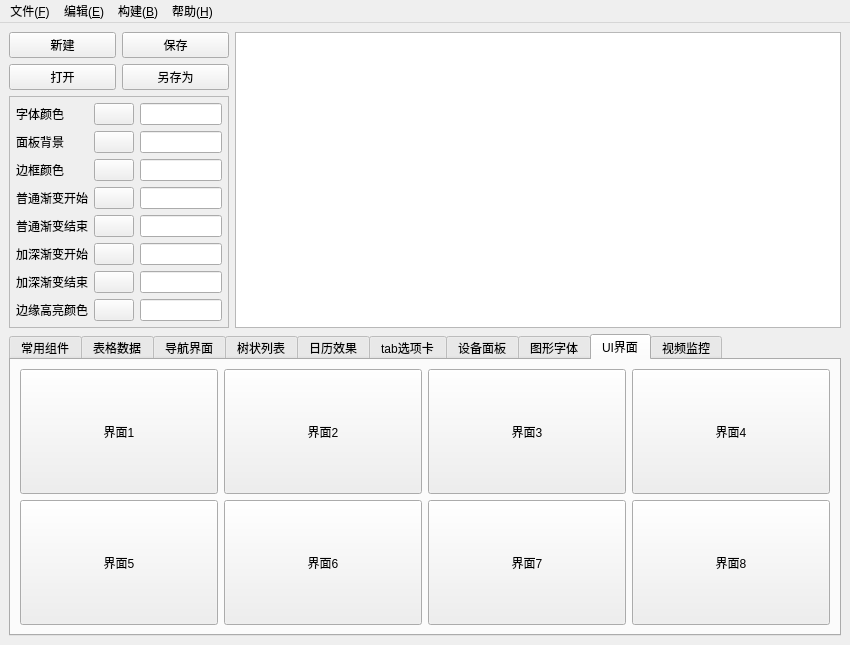
<?xml version="1.0" encoding="UTF-8"?>
<ui version="4.0">
 <class>QUICreator</class>
 <widget class="QMainWindow" name="QUICreator">
  <property name="geometry">
   <rect>
    <x>0</x>
    <y>0</y>
    <width>850</width>
    <height>626</height>
   </rect>
  </property>
  <property name="windowTitle">
   <string>MainWindow</string>
  </property>
  <widget class="QWidget" name="centralwidget">
   <layout class="QGridLayout" name="gridLayout_7">
    <item row="0" column="0">
     <layout class="QGridLayout" name="gridLayout">
      <item row="0" column="0">
       <widget class="QPushButton" name="btnNew">
        <property name="text">
         <string>新建</string>
        </property>
       </widget>
      </item>
      <item row="0" column="1">
       <widget class="QPushButton" name="btnSave">
        <property name="text">
         <string>保存</string>
        </property>
       </widget>
      </item>
      <item row="1" column="0">
       <widget class="QPushButton" name="btnOpen">
        <property name="text">
         <string>打开</string>
        </property>
       </widget>
      </item>
      <item row="1" column="1">
       <widget class="QPushButton" name="btnSaveOther">
        <property name="text">
         <string>另存为</string>
        </property>
       </widget>
      </item>
     </layout>
    </item>
    <item row="0" column="1" rowspan="2">
     <widget class="QTextEdit" name="txtMain"/>
    </item>
    <item row="1" column="0">
     <widget class="QFrame" name="frameColor">
      <property name="sizePolicy">
       <sizepolicy hsizetype="Fixed" vsizetype="Preferred">
        <horstretch>0</horstretch>
        <verstretch>0</verstretch>
       </sizepolicy>
      </property>
      <property name="minimumSize">
       <size>
        <width>220</width>
        <height>0</height>
       </size>
      </property>
      <property name="maximumSize">
       <size>
        <width>220</width>
        <height>16777215</height>
       </size>
      </property>
      <property name="frameShape">
       <enum>QFrame::StyledPanel</enum>
      </property>
      <property name="frameShadow">
       <enum>QFrame::Raised</enum>
      </property>
      <layout class="QGridLayout" name="gridLayout_3">
       <property name="leftMargin">
        <number>6</number>
       </property>
       <property name="topMargin">
        <number>6</number>
       </property>
       <property name="rightMargin">
        <number>6</number>
       </property>
       <property name="bottomMargin">
        <number>6</number>
       </property>
       <item row="0" column="0">
        <widget class="QLabel" name="labTextColor">
         <property name="text">
          <string>字体颜色</string>
         </property>
        </widget>
       </item>
       <item row="0" column="1">
        <widget class="QPushButton" name="btnTextColor">
         <property name="text">
          <string/>
         </property>
        </widget>
       </item>
       <item row="0" column="2">
        <widget class="QLineEdit" name="txtTextColor"/>
       </item>
       <item row="1" column="0">
        <widget class="QLabel" name="labPanelColor">
         <property name="text">
          <string>面板背景</string>
         </property>
        </widget>
       </item>
       <item row="1" column="1">
        <widget class="QPushButton" name="btnPanelColor">
         <property name="text">
          <string/>
         </property>
        </widget>
       </item>
       <item row="1" column="2">
        <widget class="QLineEdit" name="txtPanelColor"/>
       </item>
       <item row="2" column="0">
        <widget class="QLabel" name="labBorderColor">
         <property name="text">
          <string>边框颜色</string>
         </property>
        </widget>
       </item>
       <item row="2" column="1">
        <widget class="QPushButton" name="btnBorderColor">
         <property name="text">
          <string/>
         </property>
        </widget>
       </item>
       <item row="2" column="2">
        <widget class="QLineEdit" name="txtBorderColor"/>
       </item>
       <item row="3" column="0">
        <widget class="QLabel" name="labNormalColorStart">
         <property name="text">
          <string>普通渐变开始</string>
         </property>
        </widget>
       </item>
       <item row="3" column="1">
        <widget class="QPushButton" name="btnNormalColorStart">
         <property name="text">
          <string/>
         </property>
        </widget>
       </item>
       <item row="3" column="2">
        <widget class="QLineEdit" name="txtNormalColorStart"/>
       </item>
       <item row="4" column="0">
        <widget class="QLabel" name="labNormalColorEnd">
         <property name="text">
          <string>普通渐变结束</string>
         </property>
        </widget>
       </item>
       <item row="4" column="1">
        <widget class="QPushButton" name="btnNormalColorEnd">
         <property name="text">
          <string/>
         </property>
        </widget>
       </item>
       <item row="4" column="2">
        <widget class="QLineEdit" name="txtNormalColorEnd"/>
       </item>
       <item row="5" column="0">
        <widget class="QLabel" name="labDarkColorStart">
         <property name="text">
          <string>加深渐变开始</string>
         </property>
        </widget>
       </item>
       <item row="5" column="1">
        <widget class="QPushButton" name="btnDarkColorStart">
         <property name="text">
          <string/>
         </property>
        </widget>
       </item>
       <item row="5" column="2">
        <widget class="QLineEdit" name="txtDarkColorStart"/>
       </item>
       <item row="6" column="0">
        <widget class="QLabel" name="labDarkColorEnd">
         <property name="text">
          <string>加深渐变结束</string>
         </property>
        </widget>
       </item>
       <item row="6" column="1">
        <widget class="QPushButton" name="btnDarkColorEnd">
         <property name="text">
          <string/>
         </property>
        </widget>
       </item>
       <item row="6" column="2">
        <widget class="QLineEdit" name="txtDarkColorEnd"/>
       </item>
       <item row="7" column="0">
        <widget class="QLabel" name="labHighColor">
         <property name="text">
          <string>边缘高亮颜色</string>
         </property>
        </widget>
       </item>
       <item row="7" column="1">
        <widget class="QPushButton" name="btnHighColor">
         <property name="text">
          <string/>
         </property>
        </widget>
       </item>
       <item row="7" column="2">
        <widget class="QLineEdit" name="txtHighColor"/>
       </item>
      </layout>
     </widget>
    </item>
    <item row="2" column="0" colspan="2">
     <widget class="QTabWidget" name="tabWidget">
      <property name="currentIndex">
       <number>8</number>
      </property>
      <widget class="QWidget" name="tab1">
       <attribute name="title">
        <string>常用组件</string>
       </attribute>
       <layout class="QVBoxLayout" name="verticalLayout">
        <item>
         <widget class="QGroupBox" name="groupBox">
          <property name="styleSheet">
           <string notr="true"/>
          </property>
          <property name="title">
           <string>分组框</string>
          </property>
          <property name="checkable">
           <bool>true</bool>
          </property>
          <layout class="QGridLayout" name="gridLayout_2">
           <item row="0" column="0">
            <widget class="QLabel" name="lab">
             <property name="text">
              <string>飞扬青云</string>
             </property>
             <property name="alignment">
              <set>Qt::AlignCenter</set>
             </property>
            </widget>
           </item>
           <item row="0" column="1" colspan="6">
            <widget class="QLineEdit" name="lineEdit">
             <property name="text">
              <string>拿人钱财替人消灾,人生江湖如此,程序江湖亦如此.</string>
             </property>
            </widget>
           </item>
           <item row="1" column="0">
            <widget class="QRadioButton" name="rbtn1">
             <property name="text">
              <string>单选框1</string>
             </property>
            </widget>
           </item>
           <item row="1" column="1">
            <widget class="QRadioButton" name="rbtn2">
             <property name="text">
              <string>单选框2</string>
             </property>
            </widget>
           </item>
           <item row="1" column="2">
            <widget class="QCheckBox" name="ck1">
             <property name="text">
              <string>复选框1</string>
             </property>
            </widget>
           </item>
           <item row="1" column="3">
            <widget class="QCheckBox" name="ck2">
             <property name="text">
              <string>复选框2</string>
             </property>
             <property name="checked">
              <bool>false</bool>
             </property>
            </widget>
           </item>
           <item row="1" column="4">
            <widget class="QCheckBox" name="ck3">
             <property name="text">
              <string>复选框3</string>
             </property>
            </widget>
           </item>
           <item row="1" column="5">
            <widget class="QComboBox" name="cbox1">
             <property name="maximumSize">
              <size>
               <width>16777215</width>
               <height>28</height>
              </size>
             </property>
            </widget>
           </item>
           <item row="1" column="6">
            <widget class="QComboBox" name="cbox2">
             <property name="maximumSize">
              <size>
               <width>16777215</width>
               <height>28</height>
              </size>
             </property>
            </widget>
           </item>
           <item row="2" column="0">
            <widget class="QPushButton" name="btnInfo">
             <property name="text">
              <string>信息框</string>
             </property>
            </widget>
           </item>
           <item row="2" column="1">
            <widget class="QPushButton" name="btnQuestion">
             <property name="text">
              <string>提示框</string>
             </property>
            </widget>
           </item>
           <item row="2" column="2">
            <widget class="QPushButton" name="btnError">
             <property name="text">
              <string>错误框</string>
             </property>
            </widget>
           </item>
           <item row="2" column="3">
            <widget class="QPushButton" name="btnInput">
             <property name="text">
              <string>标准输入框</string>
             </property>
            </widget>
           </item>
           <item row="2" column="4">
            <widget class="QPushButton" name="btnInputPwd">
             <property name="text">
              <string>密码输入框</string>
             </property>
            </widget>
           </item>
           <item row="2" column="5">
            <widget class="QPushButton" name="btnInputcbox">
             <property name="text">
              <string>下拉输入框</string>
             </property>
            </widget>
           </item>
           <item row="2" column="6">
            <widget class="QPushButton" name="btnWidget">
             <property name="text">
              <string>新窗体</string>
             </property>
            </widget>
           </item>
           <item row="3" column="0">
            <widget class="QSpinBox" name="spinBox"/>
           </item>
           <item row="3" column="1">
            <widget class="QDoubleSpinBox" name="doubleSpinBox"/>
           </item>
           <item row="3" column="2">
            <widget class="QTimeEdit" name="timeEdit"/>
           </item>
           <item row="3" column="3" colspan="2">
            <widget class="QDateEdit" name="dateEdit">
             <property name="calendarPopup">
              <bool>true</bool>
             </property>
            </widget>
           </item>
           <item row="3" column="5" colspan="2">
            <widget class="QDateTimeEdit" name="dateTimeEdit">
             <property name="calendarPopup">
              <bool>true</bool>
             </property>
            </widget>
           </item>
           <item row="4" column="0" colspan="3">
            <widget class="QSlider" name="horizontalSlider">
             <property name="maximum">
              <number>100</number>
             </property>
             <property name="orientation">
              <enum>Qt::Horizontal</enum>
             </property>
            </widget>
           </item>
           <item row="4" column="3" colspan="4">
            <widget class="QProgressBar" name="progressBar">
             <property name="maximumSize">
              <size>
               <width>16777215</width>
               <height>18</height>
              </size>
             </property>
            </widget>
           </item>
           <item row="5" column="0" colspan="7">
            <widget class="QPlainTextEdit" name="plainTextEdit">
             <property name="plainText">
              <string>每个人心中都有一段鲜不为人知的故事，
如果不是某一天，
某个不经意的回头一瞥，
那段往事，
就只能永远埋在记忆的最深处，
那是回忆的尽头，
可就无法避免那一触，
无论你在上面用怎样淤厚的冷漠层层包裹，
却总在瞬间崩溃。</string>
             </property>
            </widget>
           </item>
          </layout>
         </widget>
        </item>
       </layout>
      </widget>
      <widget class="QWidget" name="tab2">
       <attribute name="title">
        <string>表格数据</string>
       </attribute>
       <layout class="QHBoxLayout" name="horizontalLayout">
        <item>
         <widget class="QTableWidget" name="tableWidget"/>
        </item>
       </layout>
      </widget>
      <widget class="QWidget" name="tab3">
       <attribute name="title">
        <string>导航界面</string>
       </attribute>
       <layout class="QHBoxLayout" name="horizontalLayout_7">
        <item>
         <widget class="QWidget" name="widgetLeft" native="true">
          <property name="minimumSize">
           <size>
            <width>80</width>
            <height>0</height>
           </size>
          </property>
          <layout class="QVBoxLayout" name="verticalLayout_2">
           <property name="spacing">
            <number>0</number>
           </property>
           <property name="leftMargin">
            <number>0</number>
           </property>
           <property name="topMargin">
            <number>0</number>
           </property>
           <property name="rightMargin">
            <number>0</number>
           </property>
           <property name="bottomMargin">
            <number>0</number>
           </property>
           <item>
            <widget class="QPushButton" name="btn1">
             <property name="text">
              <string>菜单1</string>
             </property>
             <property name="checked">
              <bool>false</bool>
             </property>
            </widget>
           </item>
           <item>
            <widget class="QPushButton" name="btn2">
             <property name="text">
              <string>菜单2</string>
             </property>
            </widget>
           </item>
           <item>
            <widget class="QPushButton" name="btn3">
             <property name="text">
              <string>菜单3</string>
             </property>
            </widget>
           </item>
           <item>
            <spacer name="verticalSpacer">
             <property name="orientation">
              <enum>Qt::Vertical</enum>
             </property>
             <property name="sizeHint" stdset="0">
              <size>
               <width>20</width>
               <height>222</height>
              </size>
             </property>
            </spacer>
           </item>
          </layout>
         </widget>
        </item>
        <item>
         <widget class="QStackedWidget" name="stackedWidget">
          <property name="currentIndex">
           <number>0</number>
          </property>
          <widget class="QWidget" name="page1">
           <layout class="QVBoxLayout" name="verticalLayout_4">
            <item>
             <widget class="QWidget" name="widgetTop" native="true">
              <layout class="QHBoxLayout" name="horizontalLayout_2">
               <property name="spacing">
                <number>0</number>
               </property>
               <property name="leftMargin">
                <number>0</number>
               </property>
               <property name="topMargin">
                <number>0</number>
               </property>
               <property name="rightMargin">
                <number>0</number>
               </property>
               <property name="bottomMargin">
                <number>0</number>
               </property>
               <item>
                <widget class="QToolButton" name="tbtn1">
                 <property name="sizePolicy">
                  <sizepolicy hsizetype="Expanding" vsizetype="Expanding">
                   <horstretch>0</horstretch>
                   <verstretch>0</verstretch>
                  </sizepolicy>
                 </property>
                 <property name="text">
                  <string>主界面</string>
                 </property>
                </widget>
               </item>
               <item>
                <widget class="QToolButton" name="tbtn2">
                 <property name="sizePolicy">
                  <sizepolicy hsizetype="Expanding" vsizetype="Expanding">
                   <horstretch>0</horstretch>
                   <verstretch>0</verstretch>
                  </sizepolicy>
                 </property>
                 <property name="text">
                  <string>警情查询</string>
                 </property>
                </widget>
               </item>
               <item>
                <widget class="QToolButton" name="tbtn3">
                 <property name="sizePolicy">
                  <sizepolicy hsizetype="Expanding" vsizetype="Expanding">
                   <horstretch>0</horstretch>
                   <verstretch>0</verstretch>
                  </sizepolicy>
                 </property>
                 <property name="text">
                  <string>系统设置</string>
                 </property>
                </widget>
               </item>
              </layout>
             </widget>
            </item>
            <item>
             <widget class="QWidget" name="widget" native="true">
              <property name="sizePolicy">
               <sizepolicy hsizetype="Preferred" vsizetype="Expanding">
                <horstretch>0</horstretch>
                <verstretch>0</verstretch>
               </sizepolicy>
              </property>
             </widget>
            </item>
            <item>
             <widget class="QWidget" name="widgetBottom" native="true">
              <property name="maximumSize">
               <size>
                <width>16777215</width>
                <height>30</height>
               </size>
              </property>
              <layout class="QHBoxLayout" name="horizontalLayout_3">
               <item>
                <widget class="QLabel" name="lab1">
                 <property name="text">
                  <string>欢迎使用软件</string>
                 </property>
                </widget>
               </item>
               <item>
                <widget class="Line" name="line1">
                 <property name="maximumSize">
                  <size>
                   <width>1</width>
                   <height>16777215</height>
                  </size>
                 </property>
                 <property name="orientation">
                  <enum>Qt::Vertical</enum>
                 </property>
                </widget>
               </item>
               <item>
                <widget class="QLabel" name="lab2">
                 <property name="text">
                  <string>当前用户【admin】</string>
                 </property>
                </widget>
               </item>
               <item>
                <widget class="Line" name="line2">
                 <property name="maximumSize">
                  <size>
                   <width>1</width>
                   <height>16777215</height>
                  </size>
                 </property>
                 <property name="orientation">
                  <enum>Qt::Vertical</enum>
                 </property>
                </widget>
               </item>
               <item>
                <widget class="QLabel" name="lab3">
                 <property name="text">
                  <string>已运行: 0天0时0分0秒</string>
                 </property>
                </widget>
               </item>
               <item>
                <widget class="Line" name="line3">
                 <property name="maximumSize">
                  <size>
                   <width>1</width>
                   <height>16777215</height>
                  </size>
                 </property>
                 <property name="orientation">
                  <enum>Qt::Vertical</enum>
                 </property>
                </widget>
               </item>
               <item>
                <widget class="QLabel" name="lab4">
                 <property name="sizePolicy">
                  <sizepolicy hsizetype="Expanding" vsizetype="Preferred">
                   <horstretch>0</horstretch>
                   <verstretch>0</verstretch>
                  </sizepolicy>
                 </property>
                 <property name="text">
                  <string>当前时间: 2017年12月1日 12:00:00</string>
                 </property>
                </widget>
               </item>
              </layout>
             </widget>
            </item>
           </layout>
          </widget>
          <widget class="QWidget" name="page2"/>
          <widget class="QWidget" name="page3"/>
         </widget>
        </item>
        <item>
         <widget class="QSlider" name="verticalSlider">
          <property name="orientation">
           <enum>Qt::Vertical</enum>
          </property>
         </widget>
        </item>
        <item>
         <widget class="QScrollBar" name="verticalScrollBar">
          <property name="orientation">
           <enum>Qt::Vertical</enum>
          </property>
         </widget>
        </item>
       </layout>
      </widget>
      <widget class="QWidget" name="tab4">
       <attribute name="title">
        <string>树状列表</string>
       </attribute>
       <layout class="QHBoxLayout" name="horizontalLayout_4">
        <item>
         <widget class="QTreeWidget" name="treeWidget">
          <column>
           <property name="text">
            <string notr="true">1</string>
           </property>
          </column>
         </widget>
        </item>
        <item>
         <widget class="QListWidget" name="listWidget"/>
        </item>
       </layout>
      </widget>
      <widget class="QWidget" name="tab5">
       <attribute name="title">
        <string>日历效果</string>
       </attribute>
       <layout class="QHBoxLayout" name="horizontalLayout_5">
        <item>
         <widget class="QCalendarWidget" name="calendarWidget1"/>
        </item>
        <item>
         <widget class="QCalendarWidget" name="calendarWidget2">
          <property name="gridVisible">
           <bool>true</bool>
          </property>
         </widget>
        </item>
       </layout>
      </widget>
      <widget class="QWidget" name="tab6">
       <attribute name="title">
        <string>tab选项卡</string>
       </attribute>
       <layout class="QHBoxLayout" name="horizontalLayout_6">
        <item>
         <widget class="QTabWidget" name="tabWidget_2">
          <property name="tabPosition">
           <enum>QTabWidget::West</enum>
          </property>
          <property name="currentIndex">
           <number>2</number>
          </property>
          <widget class="QWidget" name="tab">
           <attribute name="title">
            <string>效果预览</string>
           </attribute>
          </widget>
          <widget class="QWidget" name="tab_7">
           <attribute name="title">
            <string>效果预览</string>
           </attribute>
          </widget>
          <widget class="QWidget" name="tab_2">
           <attribute name="title">
            <string>效果预览</string>
           </attribute>
          </widget>
         </widget>
        </item>
        <item>
         <widget class="QTabWidget" name="tabWidget_3">
          <property name="tabPosition">
           <enum>QTabWidget::South</enum>
          </property>
          <property name="currentIndex">
           <number>0</number>
          </property>
          <widget class="QWidget" name="tab_3">
           <attribute name="title">
            <string>效果预览</string>
           </attribute>
          </widget>
          <widget class="QWidget" name="tab_8">
           <attribute name="title">
            <string>效果预览</string>
           </attribute>
          </widget>
          <widget class="QWidget" name="tab_4">
           <attribute name="title">
            <string>效果预览</string>
           </attribute>
          </widget>
         </widget>
        </item>
        <item>
         <widget class="QTabWidget" name="tabWidget_4">
          <property name="tabPosition">
           <enum>QTabWidget::East</enum>
          </property>
          <property name="currentIndex">
           <number>2</number>
          </property>
          <widget class="QWidget" name="tab_5">
           <attribute name="title">
            <string>效果预览</string>
           </attribute>
          </widget>
          <widget class="QWidget" name="tab_9">
           <attribute name="title">
            <string>效果预览</string>
           </attribute>
          </widget>
          <widget class="QWidget" name="tab_6">
           <attribute name="title">
            <string>效果预览</string>
           </attribute>
          </widget>
         </widget>
        </item>
       </layout>
      </widget>
      <widget class="QWidget" name="tab7">
       <attribute name="title">
        <string>设备面板</string>
       </attribute>
       <layout class="QVBoxLayout" name="verticalLayout_3">
        <property name="leftMargin">
         <number>3</number>
        </property>
        <property name="topMargin">
         <number>3</number>
        </property>
        <property name="rightMargin">
         <number>3</number>
        </property>
        <property name="bottomMargin">
         <number>3</number>
        </property>
        <item>
         <widget class="PanelWidget" name="widgetPanel" native="true"/>
        </item>
       </layout>
      </widget>
      <widget class="QWidget" name="tab8">
       <attribute name="title">
        <string>图形字体</string>
       </attribute>
       <layout class="QVBoxLayout" name="verticalLayout_5">
        <property name="leftMargin">
         <number>3</number>
        </property>
        <property name="topMargin">
         <number>3</number>
        </property>
        <property name="rightMargin">
         <number>3</number>
        </property>
        <property name="bottomMargin">
         <number>3</number>
        </property>
        <item>
         <widget class="PanelWidget" name="widgetFontPanel" native="true"/>
        </item>
       </layout>
      </widget>
      <widget class="QWidget" name="tab9">
       <attribute name="title">
        <string>UI界面</string>
       </attribute>
       <layout class="QGridLayout" name="gridLayout_4">
        <item row="0" column="0">
         <widget class="QPushButton" name="btnUIDemo1">
          <property name="sizePolicy">
           <sizepolicy hsizetype="Minimum" vsizetype="Expanding">
            <horstretch>0</horstretch>
            <verstretch>0</verstretch>
           </sizepolicy>
          </property>
          <property name="text">
           <string>界面1</string>
          </property>
         </widget>
        </item>
        <item row="0" column="1">
         <widget class="QPushButton" name="btnUIDemo2">
          <property name="sizePolicy">
           <sizepolicy hsizetype="Minimum" vsizetype="Expanding">
            <horstretch>0</horstretch>
            <verstretch>0</verstretch>
           </sizepolicy>
          </property>
          <property name="text">
           <string>界面2</string>
          </property>
         </widget>
        </item>
        <item row="0" column="2">
         <widget class="QPushButton" name="btnUIDemo3">
          <property name="sizePolicy">
           <sizepolicy hsizetype="Minimum" vsizetype="Expanding">
            <horstretch>0</horstretch>
            <verstretch>0</verstretch>
           </sizepolicy>
          </property>
          <property name="text">
           <string>界面3</string>
          </property>
         </widget>
        </item>
        <item row="0" column="3">
         <widget class="QPushButton" name="btnUIDemo4">
          <property name="sizePolicy">
           <sizepolicy hsizetype="Minimum" vsizetype="Expanding">
            <horstretch>0</horstretch>
            <verstretch>0</verstretch>
           </sizepolicy>
          </property>
          <property name="text">
           <string>界面4</string>
          </property>
         </widget>
        </item>
        <item row="1" column="0">
         <widget class="QPushButton" name="btnUIDemo5">
          <property name="sizePolicy">
           <sizepolicy hsizetype="Minimum" vsizetype="Expanding">
            <horstretch>0</horstretch>
            <verstretch>0</verstretch>
           </sizepolicy>
          </property>
          <property name="text">
           <string>界面5</string>
          </property>
         </widget>
        </item>
        <item row="1" column="1">
         <widget class="QPushButton" name="btnUIDemo6">
          <property name="sizePolicy">
           <sizepolicy hsizetype="Minimum" vsizetype="Expanding">
            <horstretch>0</horstretch>
            <verstretch>0</verstretch>
           </sizepolicy>
          </property>
          <property name="text">
           <string>界面6</string>
          </property>
         </widget>
        </item>
        <item row="1" column="2">
         <widget class="QPushButton" name="btnUIDemo7">
          <property name="sizePolicy">
           <sizepolicy hsizetype="Minimum" vsizetype="Expanding">
            <horstretch>0</horstretch>
            <verstretch>0</verstretch>
           </sizepolicy>
          </property>
          <property name="text">
           <string>界面7</string>
          </property>
         </widget>
        </item>
        <item row="1" column="3">
         <widget class="QPushButton" name="btnUIDemo8">
          <property name="sizePolicy">
           <sizepolicy hsizetype="Minimum" vsizetype="Expanding">
            <horstretch>0</horstretch>
            <verstretch>0</verstretch>
           </sizepolicy>
          </property>
          <property name="text">
           <string>界面8</string>
          </property>
         </widget>
        </item>
       </layout>
      </widget>
      <widget class="QWidget" name="tab10">
       <attribute name="title">
        <string>视频监控</string>
       </attribute>
       <layout class="QVBoxLayout" name="verticalLayout_6">
        <item>
         <widget class="QWidget" name="widgetVideo" native="true">
          <layout class="QGridLayout" name="gridLayout_5">
           <property name="leftMargin">
            <number>0</number>
           </property>
           <property name="topMargin">
            <number>0</number>
           </property>
           <property name="rightMargin">
            <number>0</number>
           </property>
           <property name="bottomMargin">
            <number>0</number>
           </property>
           <item row="0" column="0">
            <widget class="QLabel" name="labCh1">
             <property name="text">
              <string>通道1</string>
             </property>
             <property name="alignment">
              <set>Qt::AlignCenter</set>
             </property>
            </widget>
           </item>
           <item row="0" column="1">
            <widget class="QLabel" name="labCh2">
             <property name="text">
              <string>通道2</string>
             </property>
             <property name="alignment">
              <set>Qt::AlignCenter</set>
             </property>
            </widget>
           </item>
           <item row="0" column="2">
            <widget class="QLabel" name="labCh3">
             <property name="text">
              <string>通道3</string>
             </property>
             <property name="alignment">
              <set>Qt::AlignCenter</set>
             </property>
            </widget>
           </item>
           <item row="0" column="3">
            <widget class="QLabel" name="labCh4">
             <property name="text">
              <string>通道4</string>
             </property>
             <property name="alignment">
              <set>Qt::AlignCenter</set>
             </property>
            </widget>
           </item>
           <item row="0" column="4">
            <widget class="QLabel" name="labCh5">
             <property name="text">
              <string>通道5</string>
             </property>
             <property name="alignment">
              <set>Qt::AlignCenter</set>
             </property>
            </widget>
           </item>
           <item row="1" column="0">
            <widget class="QLabel" name="labCh6">
             <property name="text">
              <string>通道6</string>
             </property>
             <property name="alignment">
              <set>Qt::AlignCenter</set>
             </property>
            </widget>
           </item>
           <item row="1" column="1">
            <widget class="QLabel" name="labCh7">
             <property name="text">
              <string>通道7</string>
             </property>
             <property name="alignment">
              <set>Qt::AlignCenter</set>
             </property>
            </widget>
           </item>
           <item row="1" column="2">
            <widget class="QLabel" name="labCh8">
             <property name="text">
              <string>通道8</string>
             </property>
             <property name="alignment">
              <set>Qt::AlignCenter</set>
             </property>
            </widget>
           </item>
           <item row="1" column="3">
            <widget class="QLabel" name="labCh9">
             <property name="text">
              <string>通道9</string>
             </property>
             <property name="alignment">
              <set>Qt::AlignCenter</set>
             </property>
            </widget>
           </item>
           <item row="1" column="4">
            <widget class="QLabel" name="labCh10">
             <property name="text">
              <string>通道10</string>
             </property>
             <property name="alignment">
              <set>Qt::AlignCenter</set>
             </property>
            </widget>
           </item>
          </layout>
         </widget>
        </item>
       </layout>
      </widget>
     </widget>
    </item>
   </layout>
  </widget>
  <widget class="QMenuBar" name="menubar">
   <property name="geometry">
    <rect>
     <x>0</x>
     <y>0</y>
     <width>850</width>
     <height>23</height>
    </rect>
   </property>
   <widget class="QMenu" name="menu_F">
    <property name="title">
     <string>文件(&amp;F)</string>
    </property>
    <addaction name="action"/>
    <addaction name="action_O"/>
    <addaction name="separator"/>
    <addaction name="action_S"/>
    <addaction name="action_C"/>
   </widget>
   <widget class="QMenu" name="menu_E">
    <property name="title">
     <string>编辑(&amp;E)</string>
    </property>
    <addaction name="action_X"/>
    <addaction name="action_C_2"/>
    <addaction name="action_V"/>
   </widget>
   <widget class="QMenu" name="menu_B">
    <property name="title">
     <string>构建(&amp;B)</string>
    </property>
    <addaction name="actionGouj"/>
   </widget>
   <widget class="QMenu" name="menu_H">
    <property name="title">
     <string>帮助(&amp;H)</string>
    </property>
    <addaction name="action_T"/>
    <addaction name="action_A"/>
   </widget>
   <addaction name="menu_F"/>
   <addaction name="menu_E"/>
   <addaction name="menu_B"/>
   <addaction name="menu_H"/>
  </widget>
  <action name="action">
   <property name="text">
    <string>新建文件(&amp;N)</string>
   </property>
  </action>
  <action name="action_O">
   <property name="text">
    <string>打开文件(&amp;O)</string>
   </property>
  </action>
  <action name="action_S">
   <property name="text">
    <string>保存文件(&amp;S) </string>
   </property>
  </action>
  <action name="action_C">
   <property name="text">
    <string>关闭退出(&amp;C)</string>
   </property>
  </action>
  <action name="action_X">
   <property name="text">
    <string>剪切(&amp;X) </string>
   </property>
  </action>
  <action name="action_C_2">
   <property name="text">
    <string>复制(&amp;C)</string>
   </property>
  </action>
  <action name="action_V">
   <property name="text">
    <string>粘贴(&amp;V)</string>
   </property>
  </action>
  <action name="actionGouj">
   <property name="text">
    <string>构建项目(&amp;B)</string>
   </property>
  </action>
  <action name="action_T">
   <property name="text">
    <string>帮助文档(&amp;T)</string>
   </property>
  </action>
  <action name="action_A">
   <property name="text">
    <string>关于(&amp;A)</string>
   </property>
  </action>
 </widget>
 <customwidgets>
  <customwidget>
   <class>PanelWidget</class>
   <extends>QWidget</extends>
   <header location="global">form/panelwidget.h</header>
   <container>1</container>
  </customwidget>
 </customwidgets>
 <resources/>
 <connections>
  <connection>
   <sender>horizontalSlider</sender>
   <signal>valueChanged(int)</signal>
   <receiver>progressBar</receiver>
   <slot>setValue(int)</slot>
   <hints>
    <hint type="sourcelabel">
     <x>207</x>
     <y>445</y>
    </hint>
    <hint type="destinationlabel">
     <x>399</x>
     <y>445</y>
    </hint>
   </hints>
  </connection>
 </connections>
</ui>
